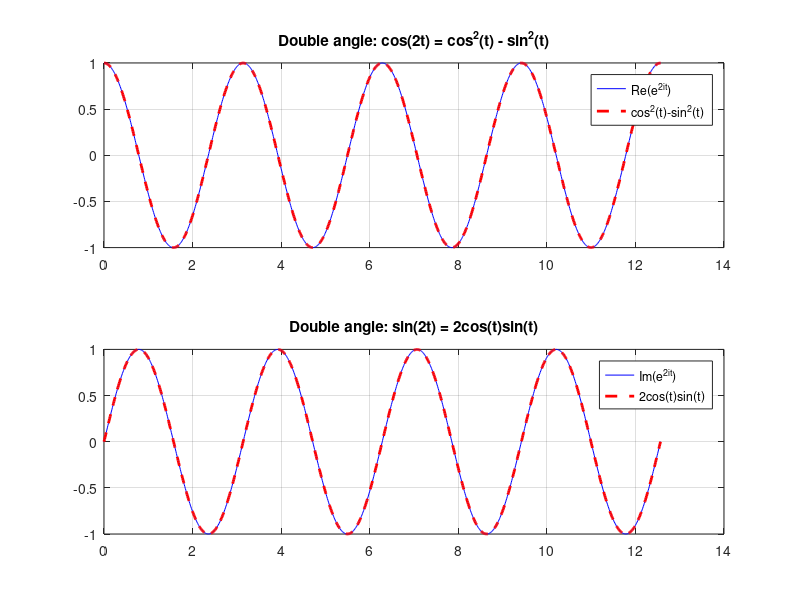

MATLAB code to generate this figure:
% ── Trig Identities via Euler's Formula ──────────────────────────────────
% cos(α+β) = cos α cos β - sin α sin β
% sin(α+β) = sin α cos β + cos α sin β
% Proof: e^{i(α+β)} = e^{iα} · e^{iβ}

alpha = 0.7; beta = 1.2;

lhs = exp(1i*(alpha+beta));
rhs = exp(1i*alpha) * exp(1i*beta);
fprintf('e^{i(a+b)} = %.6f %+.6fi\n', real(lhs), imag(lhs));
fprintf('e^{ia}*e^{ib}= %.6f %+.6fi  |error|=%.2e\n\n', real(rhs), imag(rhs), abs(lhs-rhs));

% Expanding: Real part gives cos addition, imaginary gives sin addition
cos_add_euler  = real(exp(1i*alpha) * exp(1i*beta));
cos_add_trig   = cos(alpha)*cos(beta) - sin(alpha)*sin(beta);
sin_add_euler  = imag(exp(1i*alpha) * exp(1i*beta));
sin_add_trig   = sin(alpha)*cos(beta) + cos(alpha)*sin(beta);
fprintf('cos(a+b): Euler=%.8f  Trig=%.8f\n', cos_add_euler, cos_add_trig);
fprintf('sin(a+b): Euler=%.8f  Trig=%.8f\n\n', sin_add_euler, sin_add_trig);

% ── Double angle formulas ─────────────────────────────────────────────────
% (e^{iθ})^2 = e^{2iθ}  →  expand (cosθ + i sinθ)^2
theta = 0.9;
z2 = (cos(theta) + 1i*sin(theta))^2;
fprintf('cos(2θ): Euler=%.8f  Direct=%.8f\n', real(z2), cos(2*theta));
fprintf('sin(2θ): Euler=%.8f  Direct=%.8f\n\n', imag(z2), sin(2*theta));

% ── Product-to-sum identities ─────────────────────────────────────────────
% cos α cos β = (1/2)[cos(α-β) + cos(α+β)]
% Proof: Re(e^{iα}) * Re(e^{iβ}) = (1/2)Re(e^{i(α-β)} + e^{i(α+β)})
lhs_prod = cos(alpha) * cos(beta);
rhs_prod = 0.5 * (cos(alpha-beta) + cos(alpha+beta));
fprintf('cos(a)cos(b):  Direct=%.8f  Product-to-sum=%.8f\n', lhs_prod, rhs_prod);

% ── Plot several trig identities verified numerically ─────────────────────
t = linspace(0, 4*pi, 1000);
figure('Name', 'Trig Identities via Euler');
subplot(2,1,1);
  euler_expr = real(exp(2i*t));            % Re(e^{2it}) = cos(2t)
  trig_expr  = cos(t).^2 - sin(t).^2;    % classical double angle
  plot(t, euler_expr, 'b-', t, trig_expr, 'r--', 'LineWidth', 2);
  legend({'Re(e^{2it})', 'cos^2(t)-sin^2(t)'}); grid on;
  title('Double angle: cos(2t) = cos^2(t) - sin^2(t)');
subplot(2,1,2);
  euler_expr2 = imag(exp(2i*t));     % Im(e^{2it}) = sin(2t)
  trig_expr2  = 2*cos(t).*sin(t);    % classical form
  plot(t, euler_expr2, 'b-', t, trig_expr2, 'r--', 'LineWidth', 2);
  legend({'Im(e^{2it})', '2cos(t)sin(t)'}); grid on;
  title('Double angle: sin(2t) = 2cos(t)sin(t)');
